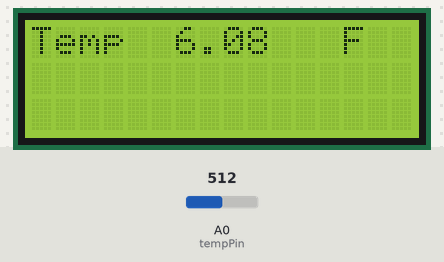
The sketch below on a simulated Arduino Uno, built with avr-gcc and run on an emulated ATmega328P. Parts: 16×3 character LCD. The test bench sets the inputs (shaded band); at power-on: A0 (tempPin) = 512.

Above: at 1.2 s.
1.3 s: A0 (tempPin) set to 716
At 2.5 s:
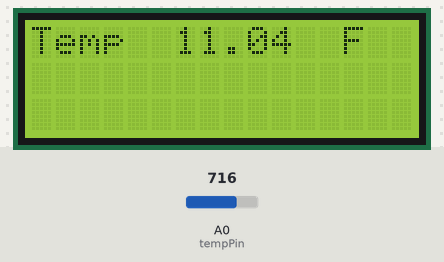
2.8 s: A0 (tempPin) set to 900
At 3.3 s:
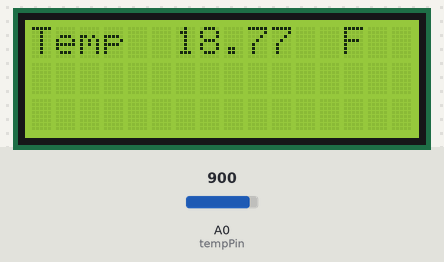
4.3 s: A0 (tempPin) set to 1023
At 4.7 s:
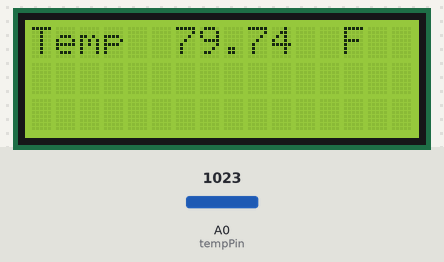
Timing chart, 0 to 7.3 s (numbered marks = the images above; inputs shaded):
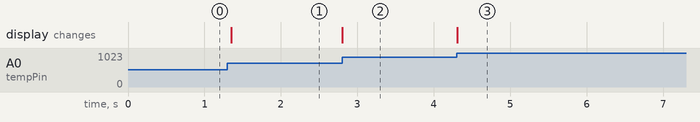

The sketch:

sketch_oct23a.ino
```cpp
#include <LiquidCrystal.h>
int tempPin = A0;
LiquidCrystal lcd(7, 8, 9, 10, 11, 12);
void setup() {
  // put your setup code here, to run once:
lcd.begin(16, 3);
}

void loop() {
  // put your main code here, to run repeatedly:
int tempReading = analogRead(tempPin);
double tempK = log(10000 * ((1024.0 / tempReading - 1)));
tempK = 1 / (0.001129148 + (0.000234125 +(0.0000000876741 * tempK *tempK)) *tempK);
float tempC = tempK - 273.15;
float tempF = (tempC * 9.0) / (5.0 + 32.0);

lcd.setCursor(0,0);
lcd.print("Temp         F  ");
lcd.setCursor(6,0);
lcd.print(tempF);
delay(50);
}
```

Measured:
- after the input at 1.3 s, the display: changes after 0.05 s (image 1)
- after the input at 2.8 s, the display: changes at once (image 2)
- after the input at 4.3 s, the display: changes at once (image 3)
